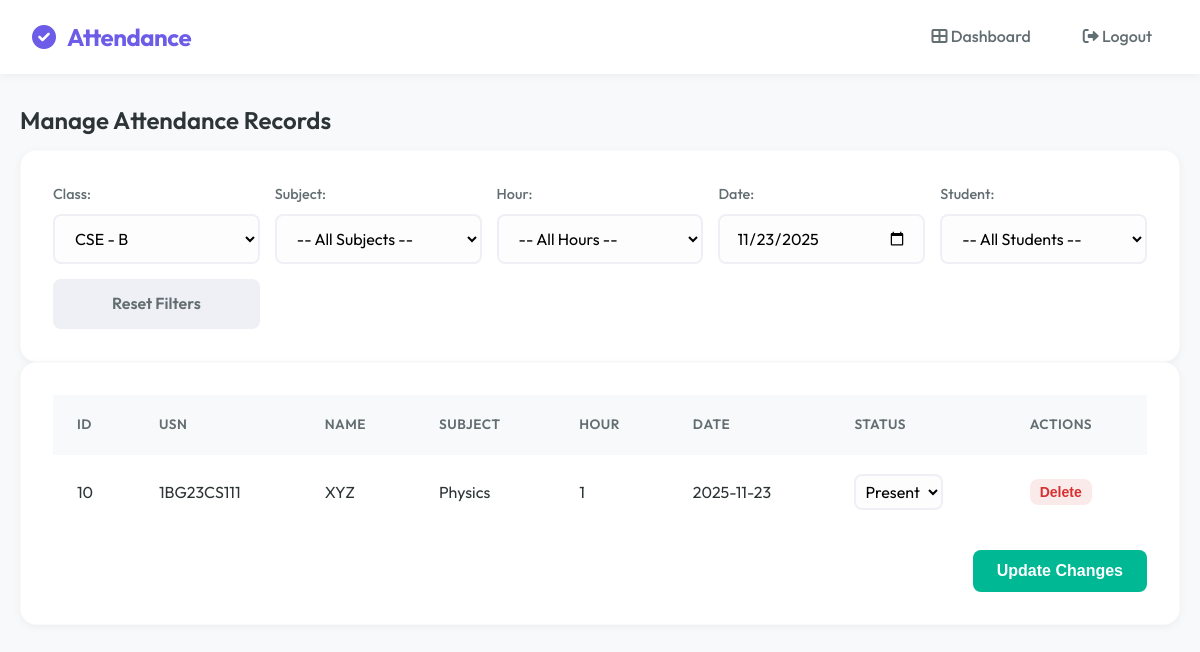
The app's page /admin/attendance?class_id=2 (signed in), older data.
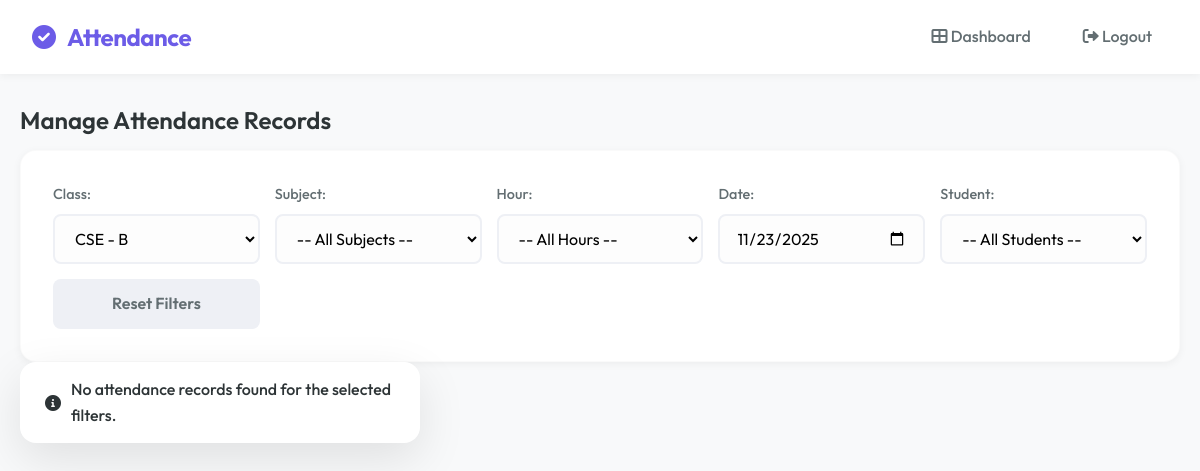
The same page, newer data.
### tables this page shows
CREATE TABLE attendance (
        id INTEGER PRIMARY KEY AUTOINCREMENT,
        student_id INTEGER,
        subject TEXT,
        date TEXT,
        status TEXT
    , hour INTEGER DEFAULT 1);

CREATE TABLE students (
        id INTEGER PRIMARY KEY AUTOINCREMENT,
        usn TEXT UNIQUE,
        name TEXT,
        dob TEXT,
        class_id INTEGER,
        face_encoding BLOB
    );

### app.py (the view, shortened to what this page needs)
@app.route("/admin/attendance", methods=["GET", "POST"])
def admin_attendance():
    if session.get("role") != "admin":
        return "Unauthorized", 403
    conn = sqlite3.connect('attendance.db')
    c = conn.cursor()
    class_id = request.args.get("class_id")
    subject = request.args.get("subject")
    hour = request.args.get("hour")
    date = request.args.get("date", datetime.date.today().strftime("%Y-%m-%d"))
    student_id = request.args.get("student_id")
    try:
        class_id_int = int(class_id) if class_id else None
    except:
        class_id_int = None
    c.execute("SELECT id, class_name FROM classes")
    classes = c.fetchall()
    subjects = []
    students_list = []
    attendance_records = []
    if class_id_int:
        c.execute("SELECT name FROM subjects WHERE class_id=? ORDER BY name", (class_id_int,))
        subjects = [s[0] for s in c.fetchall()]
        c.execute("SELECT id, usn, name FROM students WHERE class_id=? ORDER BY name", (class_id_int,))
        students_list = c.fetchall()
        if subject:
            query = """SELECT attendance.id, students.usn, students.name, attendance.subject, attendance.hour,
                              attendance.date, attendance.status
                       FROM attendance
                       JOIN students ON attendance.student_id = students.id
                       WHERE students.class_id=? AND attendance.subject=? AND attendance.date=?"""
            params = [class_id_int, subject, date]
            if hour:
                query += " AND attendance.hour=?"
                params.append(hour)
        else:
            query = """SELECT attendance.id, students.usn, students.name, attendance.subject, attendance.hour,
                              attendance.date, attendance.status
                       FROM attendance
                       JOIN students ON attendance.student_id = students.id
                       WHERE students.class_id=? AND attendance.date=?"""
            params = [class_id_int, date]
            if hour:
                query += " AND attendance.hour=?"
                params.append(hour)
        if student_id:
            query += " AND students.id=?"
            params.append(student_id)
        query += " ORDER BY students.usn, attendance.subject, attendance.hour"
        c.execute(query, params)
        attendance_records = c.fetchall()
    conn.close()
    return render_template(
        "admin_attendance.html",
        classes=classes,
        subjects=subjects,
        students_list=students_list,
        attendance_records=attendance_records,
        selected_class=class_id_int,
        selected_subject=subject,
        selected_hour=hour,
        selected_date=date,
        selected_student=int(student_id) if student_id else None
    )

### templates/admin_attendance.html (shortened to what this page needs)
{% extends "base.html" %}
{% block content %}
<h2>Manage Attendance Records</h2>
<div class="card">
    <form method="GET" action="/admin/attendance" class="dashboard-grid"
        style="grid-template-columns: repeat(auto-fit, minmax(200px, 1fr)); gap: 15px; margin-top: 0;">
        <div class="form-group" style="margin-bottom: 0;">
            <label>Class:</label>
            <select name="class_id" onchange="this.form.submit()">
                {% for cls in classes %}
                <option value="{{ cls[0] }}" {% if selected_class==cls[0] %}selected{% endif %}>{{ cls[1] }}</option>
                {% endfor %}
            </select>
        </div>
        <div class="form-group" style="margin-bottom: 0;">
            <label>Subject:</label>
            <select name="subject" onchange="this.form.submit()">
                <option value="">-- All Subjects --</option>
            </select>
        </div>
        <div class="form-group" style="margin-bottom: 0;">
            <label>Hour:</label>
            <select name="hour" onchange="this.form.submit()">
                <option value="">-- All Hours --</option>
            </select>
        </div>
        <div class="form-group" style="margin-bottom: 0;">
            <label>Date:</label>
            <input type="date" name="date" value="{{ selected_date }}" onchange="this.form.submit()">
        </div>
        <div class="form-group" style="margin-bottom: 0;">
            <label>Student:</label>
            <select name="student_id" onchange="this.form.submit()">
                <option value="">-- All Students --</option>
            </select>
        </div>
        <div class="form-group" style="margin-bottom: 0; display: flex; align-items: flex-end;">
            <a href="/admin/attendance" class="btn btn-secondary" style="width: 100%;">Reset Filters</a>
        </div>
    </form>
</div>
{% if attendance_records %}
<div class="card">
    <form method="POST"
          action="/admin/attendance?class_id={{ selected_class or '' }}&subject={{ selected_subject or '' }}&hour={{ selected_hour or '' }}&date={{ selected_date or '' }}&student_id={{ selected_student or '' }}">
        <table>
            <thead>
                <tr>
                    <th>ID</th>
                    <th>USN</th>
                    <th>Name</th>
                    <th>Subject</th>
                    <th>Hour</th>
                    <th>Date</th>
                    <th>Status</th>
                    <th>Actions</th>
                </tr>
            </thead>
            <tbody>
                {% for record in attendance_records %}
                <tr>
                    <td>{{ record[0] }}</td>
                    <td>{{ record[1] }}</td>
                    <td>{{ record[2] }}</td>
                    <td>{{ record[3] }}</td>
                    <td>{{ record[4] }}</td>
                    <td>{{ record[5] }}</td>
                    <td>
                        <select name="status_{{ record[0] }}" style="padding: 5px; width: auto;">
                            <option value="Present" {% if record[6]=='Present' %}selected{% endif %}>Present</option>
                        </select>
                    </td>
                    <td>
                        <button type="submit" formaction="/delete_attendance/{{ record[0] }}" class="btn btn-danger"
                            style="padding: 5px 10px; font-size: 14px;">Delete</button>
                    </td>
                </tr>
                {% endfor %}
            </tbody>
        </table>
        <div style="margin-top: 20px; text-align: right;">
            <button type="submit" class="btn btn-success">Update Changes</button>
        </div>
    </form>
</div>
{% else %}
<div class="alert alert-info">
    <i class="fas fa-info-circle"></i> No attendance records found for the selected filters.
</div>
{% endif %}
{% endblock %}

Row changes from the older to the newer data that the page shows:
removed attendance: id "10", usn "1BG23CS111", name "XYZ", subject "Physics", hour "1", date "2025-11-23", status+id "Present"
Text that changed along with them:
text no longer shown: "ID USN NAME SUBJECT HOUR DATE STATUS ACTIONS Update Changes"
text now shown: "No attendance records found for the selected filters."
